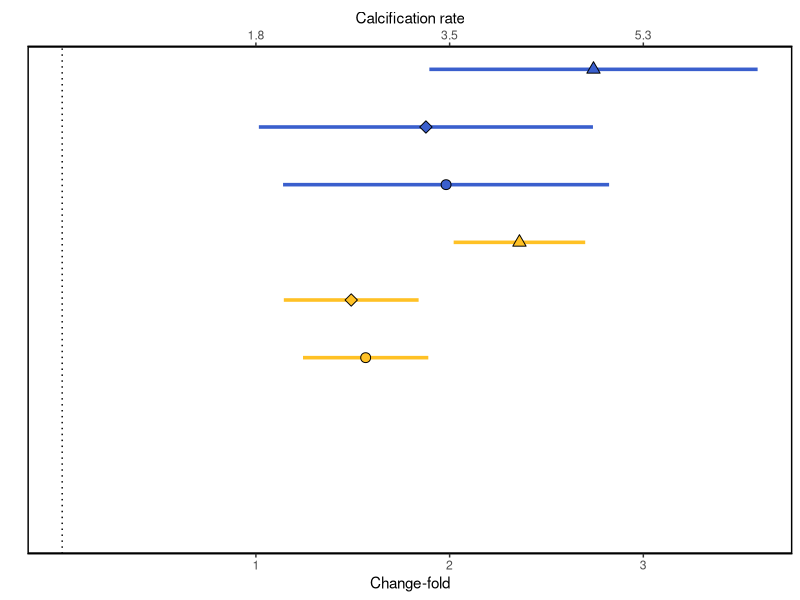
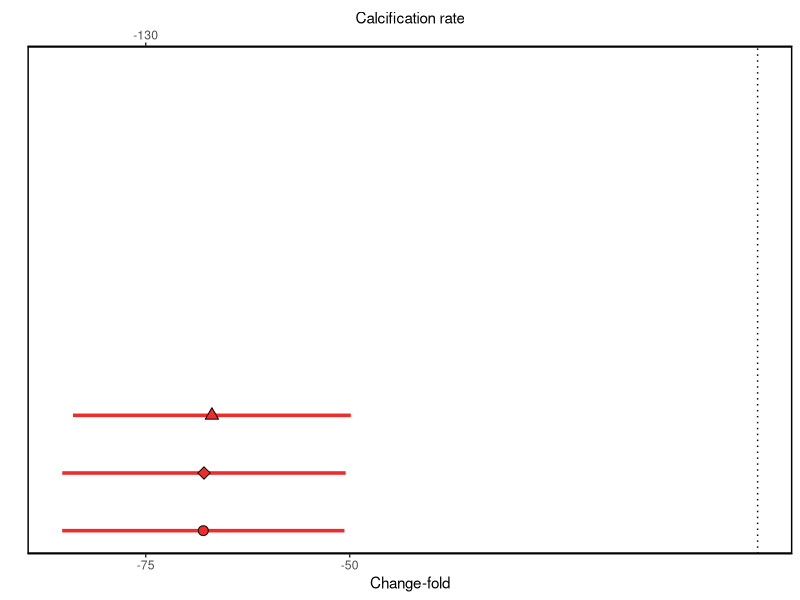
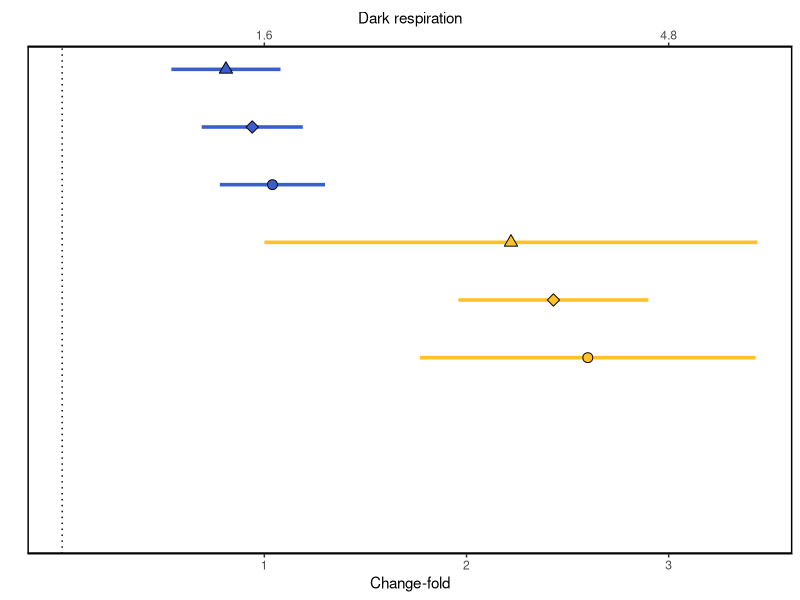
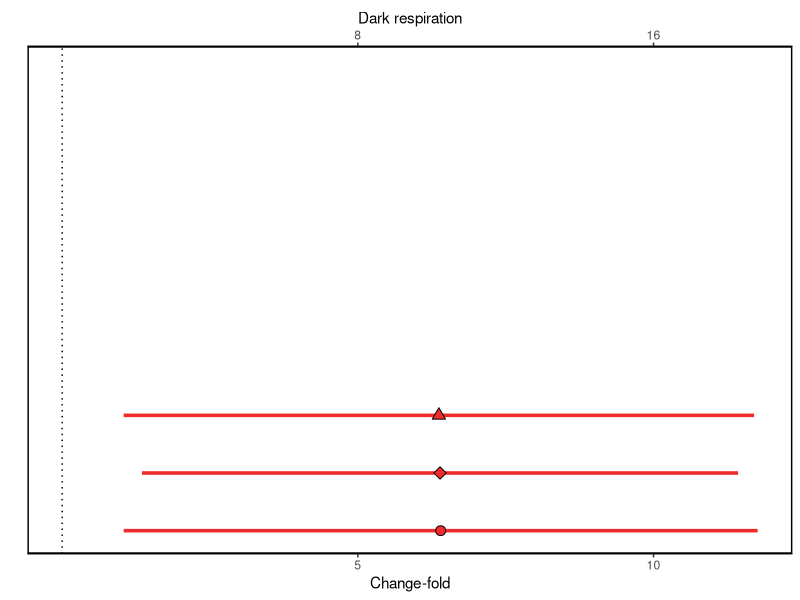
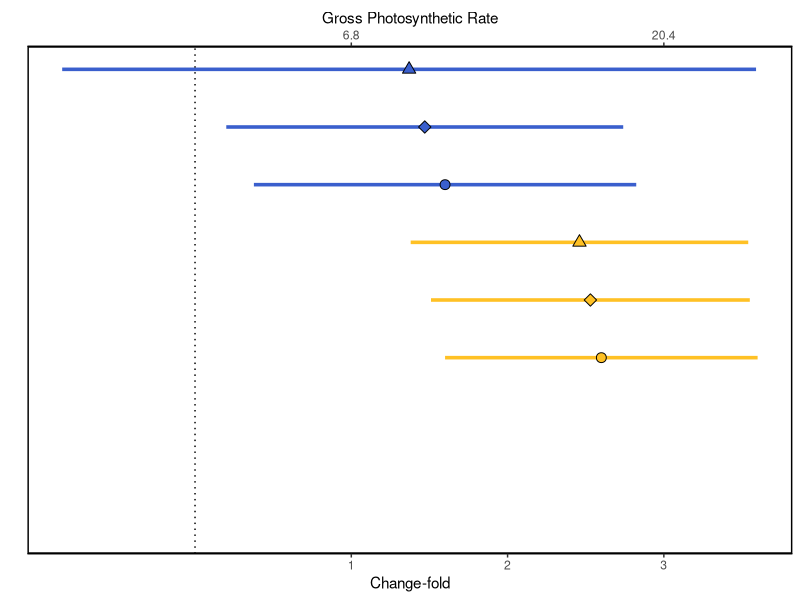
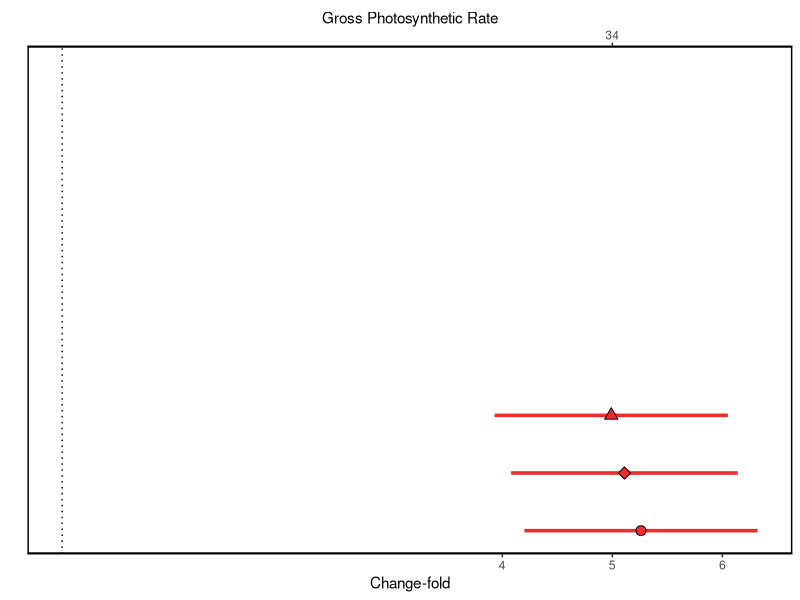
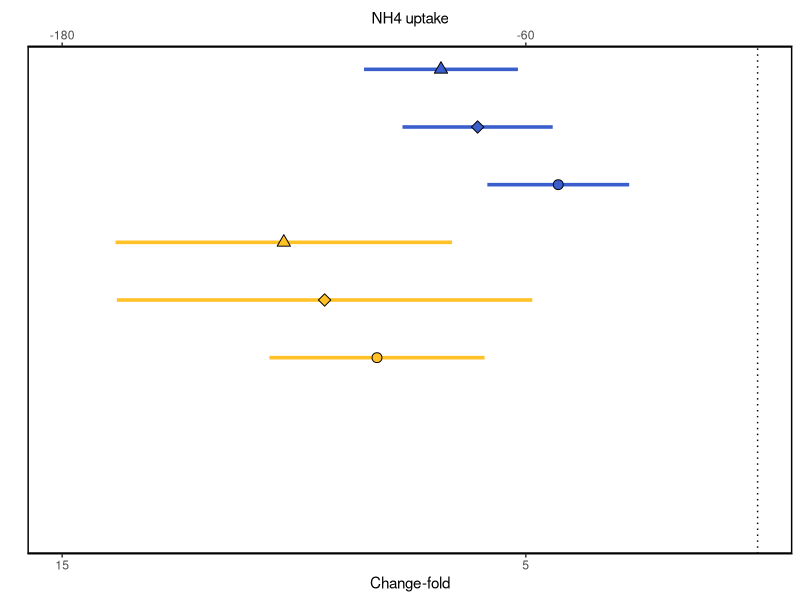

The R script that drew these images, in order: (Note: this script raises an error after producing the figures.)
rm(list = ls()) ; options(cores = 4, warn = -1) ; library(tidyverse) ; library(patchwork) ; library(forcats) ; library(readxl)
## Figure 3

data <- read_excel("Data_Online/Data_Figure_3.xlsx", sheet = 1)
# Prepare data
data_plot <- data %>%
  filter(`Number of days` == max(`Number of days`)) %>% 
  mutate(pH = factor(pH, levels = c("ELOW", "LOW", "AMB")),
         Comm = factor(Comm, levels = c("Fleshy", "Mixed", "Calcifying")),
         Function = factor(Function, levels = c("CR","DR","GP","NH4","NO3","PO4")),
         y_value = as.numeric(pH) * 3 - (3 - as.numeric(Comm)))

## CR
CR_1 = data_plot %>% filter(Function == "CR" & pH != "ELOW") %>% 
  ggplot(aes(y = y_value, x = `Estimate ratio`)) +
  geom_linerange(aes(xmin = `Estimate ratio` - `Est.Error ratio`,  xmax = `Estimate ratio` + `Est.Error ratio`, color = pH), 
                 size = 1.2, show.legend = F) +
  geom_point(aes(shape = Comm, fill = pH), color = "black", size = 3, show.legend = F) +
  geom_vline(xintercept = 0, linetype = "dotted", color = "black") +
  scale_color_manual(values = c("LOW" = "goldenrod1", "AMB" = "royalblue3")) +
  scale_fill_manual(values = c("LOW" = "goldenrod1", "AMB" = "royalblue3")) +
  scale_shape_manual(values = c("Fleshy" = 21, "Mixed" = 23, "Calcifying" = 24)) +
  scale_x_continuous(breaks = c(1, 2, 3), 
                     sec.axis = sec_axis(~ ., name = "Calcification rate", breaks = c(1, 2, 3), labels = c(1.8, 3.5, 5.3))) +
  scale_y_continuous(limits = c(1,9), breaks = NULL) + labs(x = "Change-fold", y = "") +
  theme_classic() +
  theme(panel.border = element_rect(color = "black", fill = NA, size = 1))

CR_2 = data_plot %>% filter(Function == "CR" & pH == "ELOW") %>% 
  ggplot(aes(y = y_value, x = `Estimate ratio`)) +
  geom_linerange(aes(xmin = `Estimate ratio` - `Est.Error ratio`,  xmax = `Estimate ratio` + `Est.Error ratio`, color = pH), 
                 size = 1.2, show.legend = F) +
  geom_point(aes(shape = Comm, fill = pH), color = "black", size = 3, show.legend = F) +
  geom_vline(xintercept = 0, linetype = "dotted", color = "black") +
  scale_color_manual(values = c("ELOW" = "firebrick2")) +
  scale_fill_manual(values = c("ELOW" = "firebrick2")) +
  scale_shape_manual(values = c("Fleshy" = 21, "Mixed" = 23, "Calcifying" = 24)) +
  scale_x_continuous(breaks = c(-75, -50), 
                     sec.axis = sec_axis(~ ., name = "Calcification rate", breaks = c(-75), labels = c(-130))) +
  scale_y_continuous(limits = c(1,9), breaks = NULL) + labs(x = "Change-fold", y = "") +
  theme_classic() +
  theme(panel.border = element_rect(color = "black", fill = NA, size = 1))

## DR
DR_1 = data_plot %>% filter(Function == "DR" & pH != "ELOW") %>% 
  ggplot(aes(y = y_value, x = `Estimate ratio`)) +
  geom_linerange(aes(xmin = `Estimate ratio` - `Est.Error ratio`,  xmax = `Estimate ratio` + `Est.Error ratio`, color = pH), 
                 size = 1.2, show.legend = F) +
  geom_point(aes(shape = Comm, fill = pH), color = "black", size = 3, show.legend = F) +
  geom_vline(xintercept = 0, linetype = "dotted", color = "black") +
  scale_color_manual(values = c("LOW" = "goldenrod1", "AMB" = "royalblue3")) +
  scale_fill_manual(values = c("LOW" = "goldenrod1", "AMB" = "royalblue3")) +
  scale_shape_manual(values = c("Fleshy" = 21, "Mixed" = 23, "Calcifying" = 24)) +
  scale_x_continuous(breaks = c(1, 2, 3), 
                     sec.axis = sec_axis(~ ., name = "Dark respiration", breaks = c(1, 3), labels = c(1.6, 4.8))) +
  scale_y_continuous(limits = c(1,9), breaks = NULL) + labs(x = "Change-fold", y = "") +
  theme_classic() +
  theme(panel.border = element_rect(color = "black", fill = NA, size = 1))

DR_2 = data_plot %>% filter(Function == "DR" & pH == "ELOW") %>% 
  ggplot(aes(y = y_value, x = `Estimate ratio`)) +
  geom_linerange(aes(xmin = `Estimate ratio` - `Est.Error ratio`,  xmax = `Estimate ratio` + `Est.Error ratio`, color = pH), 
                 size = 1.2, show.legend = F) +
  geom_point(aes(shape = Comm, fill = pH), color = "black", size = 3, show.legend = F) +
  geom_vline(xintercept = 0, linetype = "dotted", color = "black") +
  scale_color_manual(values = c("ELOW" = "firebrick2")) +
  scale_fill_manual(values = c("ELOW" = "firebrick2")) +
  scale_shape_manual(values = c("Fleshy" = 21, "Mixed" = 23, "Calcifying" = 24)) +
  scale_x_continuous(breaks = c(5, 10), 
                     sec.axis = sec_axis(~ ., name = "Dark respiration", breaks = c(5, 10), labels = c(8, 16))) +
  scale_y_continuous(limits = c(1,9), breaks = NULL) + labs(x = "Change-fold", y = "") +
  theme_classic() +
  theme(panel.border = element_rect(color = "black", fill = NA, size = 1))

## GP
GP_1 = data_plot %>% filter(Function == "GP" & pH != "ELOW") %>% 
  ggplot(aes(y = y_value, x = `Estimate ratio`)) +
  geom_linerange(aes(xmin = `Estimate ratio` - `Est.Error ratio`,  xmax = `Estimate ratio` + `Est.Error ratio`, color = pH), 
                 size = 1.2, show.legend = F) +
  geom_point(aes(shape = Comm, fill = pH), color = "black", size = 3, show.legend = F) +
  geom_vline(xintercept = 0, linetype = "dotted", color = "black") +
  scale_color_manual(values = c("LOW" = "goldenrod1", "AMB" = "royalblue3")) +
  scale_fill_manual(values = c("LOW" = "goldenrod1", "AMB" = "royalblue3")) +
  scale_shape_manual(values = c("Fleshy" = 21, "Mixed" = 23, "Calcifying" = 24)) +
  scale_x_continuous(breaks = c(1, 2, 3, 4), 
                     sec.axis = sec_axis(~ ., name = "Gross Photosynthetic Rate", breaks = c(1, 3), labels = c(6.8, 20.4))) +
  scale_y_continuous(limits = c(1,9), breaks = NULL) + labs(x = "Change-fold", y = "") +
  theme_classic() +
  theme(panel.border = element_rect(color = "black", fill = NA, size = 1))

GP_2 = data_plot %>% filter(Function == "GP" & pH == "ELOW") %>% 
  ggplot(aes(y = y_value, x = `Estimate ratio`)) +
  geom_linerange(aes(xmin = `Estimate ratio` - `Est.Error ratio`,  xmax = `Estimate ratio` + `Est.Error ratio`, color = pH), 
                 size = 1.2, show.legend = F) +
  geom_point(aes(shape = Comm, fill = pH), color = "black", size = 3, show.legend = F) +
  geom_vline(xintercept = 0, linetype = "dotted", color = "black") +
  scale_color_manual(values = c("ELOW" = "firebrick2")) +
  scale_fill_manual(values = c("ELOW" = "firebrick2")) +
  scale_shape_manual(values = c("Fleshy" = 21, "Mixed" = 23, "Calcifying" = 24)) +
  scale_x_continuous(breaks = c(4, 5, 6), 
                     sec.axis = sec_axis(~ ., name = "Gross Photosynthetic Rate", breaks = c(5), labels = c(34))) +
  scale_y_continuous(limits = c(1,9), breaks = NULL) + labs(x = "Change-fold", y = "") +
  theme_classic() +
  theme(panel.border = element_rect(color = "black", fill = NA, size = 1))

# NH4
NH4_1 = data_plot %>% filter(Function == "NH4" & pH != "ELOW") %>% 
  ggplot(aes(y = y_value, x = `Estimate ratio`)) +
  geom_linerange(aes(xmin = `Estimate ratio` - `Est.Error ratio`,  xmax = `Estimate ratio` + `Est.Error ratio`, color = pH), 
                 size = 1.2, show.legend = F) +
  geom_point(aes(shape = Comm, fill = pH), color = "black", size = 3, show.legend = F) +
  geom_vline(xintercept = 0, linetype = "dotted", color = "black") +
  scale_color_manual(values = c("LOW" = "goldenrod1", "AMB" = "royalblue3")) +
  scale_fill_manual(values = c("LOW" = "goldenrod1", "AMB" = "royalblue3")) +
  scale_shape_manual(values = c("Fleshy" = 21, "Mixed" = 23, "Calcifying" = 24)) +
  scale_x_reverse(limits = c(15, 0),breaks = c(15, 5), sec.axis = 
                    sec_axis(~ ., name = "NH4 uptake", breaks = c(15, 5), labels = c(-180, -60))) +
  scale_y_continuous(limits = c(1,9), breaks = NULL) + labs(x = "Change-fold", y = "") +
  theme_classic() +
  theme(panel.border = element_rect(color = "black", fill = NA, size = 1))

NH4_2 = data_plot %>% filter(Function == "NH4" & pH == "ELOW") %>% 
  ggplot(aes(y = y_value, x = `Estimate ratio`)) +
  geom_linerange(aes(xmin = `Estimate ratio` - `Est.Error ratio`,  xmax = `Estimate ratio` + `Est.Error ratio`, color = pH), 
                 size = 1.2, show.legend = F) +
  geom_point(aes(shape = Comm, fill = pH), color = "black", size = 3, show.legend = F) +
  geom_vline(xintercept = 0, linetype = "dotted", color = "black") +
  scale_color_manual(values = c("ELOW" = "firebrick2")) +
  scale_fill_manual(values = c("ELOW" = "firebrick2")) +
  scale_shape_manual(values = c("Fleshy" = 21, "Mixed" = 23, "Calcifying" = 24)) +
  scale_x_reverse(limits = c(100, 400), breaks = c(100, 400), sec.axis = sec_axis(~ ., name = "NH4 uptake", breaks = c(100, 400), labels = c(-1200, -4800))) +
  scale_y_continuous(limits = c(1,9), breaks = NULL) + labs(x = "Change-fold", y = "") +
  theme_classic() +
  theme(panel.border = element_rect(color = "black", fill = NA, size = 1))

# NO3
NO3_1 = data_plot %>% filter(Function == "NO3" & pH != "ELOW") %>% 
  ggplot(aes(y = y_value, x = `Estimate ratio`)) +
  geom_linerange(aes(xmin = `Estimate ratio` - `Est.Error ratio`,  xmax = `Estimate ratio` + `Est.Error ratio`, color = pH), 
                 size = 1.2, show.legend = F) +
  geom_point(aes(shape = Comm, fill = pH), color = "black", size = 3, show.legend = F) +
  geom_vline(xintercept = 0, linetype = "dotted", color = "black") +
  scale_color_manual(values = c("LOW" = "goldenrod1", "AMB" = "royalblue3")) +
  scale_fill_manual(values = c("LOW" = "goldenrod1", "AMB" = "royalblue3")) +
  scale_shape_manual(values = c("Fleshy" = 21, "Mixed" = 23, "Calcifying" = 24)) +
  scale_x_reverse(limits = c(-5, 40),breaks = c(10, 40), sec.axis = 
                    sec_axis(~ ., name = "NO3 uptake", breaks = c(10, 40), labels = c(-30, -120))) +
  scale_y_continuous(limits = c(1,9), breaks = NULL) + labs(x = "Change-fold", y = "") +
  theme_classic() +
  theme(panel.border = element_rect(color = "black", fill = NA, size = 1))

NO3_2 = data_plot %>% filter(Function == "NO3" & pH == "ELOW") %>% 
  ggplot(aes(y = y_value, x = `Estimate ratio`)) +
  geom_linerange(aes(xmin = `Estimate ratio` - `Est.Error ratio`,  xmax = `Estimate ratio` + `Est.Error ratio`, color = pH), 
                 size = 1.2, show.legend = F) +
  geom_point(aes(shape = Comm, fill = pH), color = "black", size = 3, show.legend = F) +
  geom_vline(xintercept = 0, linetype = "dotted", color = "black") +
  scale_color_manual(values = c("ELOW" = "firebrick2")) +
  scale_fill_manual(values = c("ELOW" = "firebrick2")) +
  scale_shape_manual(values = c("Fleshy" = 21, "Mixed" = 23, "Calcifying" = 24)) +
  scale_x_reverse(limits = c(100, 400), breaks = c(100, 400), sec.axis = sec_axis(~ ., name = "NO3 uptake", breaks = c(100, 400), labels = c(-300, -1200))) +
  scale_y_continuous(limits = c(1,9), breaks = NULL) + labs(x = "Change-fold", y = "") +
  theme_classic() +
  theme(panel.border = element_rect(color = "black", fill = NA, size = 1))

# PO4
PO4_1 = data_plot %>% filter(Function == "PO4" & pH != "ELOW") %>% 
  ggplot(aes(y = y_value, x = `Estimate ratio`)) +
  geom_linerange(aes(xmin = `Estimate ratio` - `Est.Error ratio`,  xmax = `Estimate ratio` + `Est.Error ratio`, color = pH), 
                 size = 1.2, show.legend = F) +
  geom_point(aes(shape = Comm, fill = pH), color = "black", size = 3, show.legend = F) +
  geom_vline(xintercept = 0, linetype = "dotted", color = "black") +
  scale_color_manual(values = c("LOW" = "goldenrod1", "AMB" = "royalblue3")) +
  scale_fill_manual(values = c("LOW" = "goldenrod1", "AMB" = "royalblue3")) +
  scale_shape_manual(values = c("Fleshy" = 21, "Mixed" = 23, "Calcifying" = 24)) +
  scale_x_reverse(limits = c(0, 2),breaks = c(0.5, 1.5), sec.axis = 
                    sec_axis(~ ., name = "PO4 uptake", breaks = c(0.5, 1.5), labels = c(-1, -3))) +
  scale_y_continuous(limits = c(1,9), breaks = NULL) + labs(x = "Change-fold", y = "") +
  theme_classic() +
  theme(panel.border = element_rect(color = "black", fill = NA, size = 1))

PO4_2 = data_plot %>% filter(Function == "PO4" & pH == "ELOW") %>% 
  ggplot(aes(y = y_value, x = `Estimate ratio`)) +
  geom_linerange(aes(xmin = `Estimate ratio` - `Est.Error ratio`,  xmax = `Estimate ratio` + `Est.Error ratio`, color = pH), 
                 size = 1.2, show.legend = F) +
  geom_point(aes(shape = Comm, fill = pH), color = "black", size = 3, show.legend = F) +
  geom_vline(xintercept = 0, linetype = "dotted", color = "black") +
  scale_color_manual(values = c("ELOW" = "firebrick2")) +
  scale_fill_manual(values = c("ELOW" = "firebrick2")) +
  scale_shape_manual(values = c("Fleshy" = 21, "Mixed" = 23, "Calcifying" = 24)) +
  scale_x_reverse(limits = c(100, 400), breaks = c(100, 400), sec.axis = sec_axis(~ ., name = "PO4 uptake", breaks = c(100, 400), labels = c(-200, -800))) +
  scale_y_continuous(limits = c(1,9), breaks = NULL) + labs(x = "Change-fold", y = "") +
  theme_classic() +
  theme(panel.border = element_rect(color = "black", fill = NA, size = 1))
